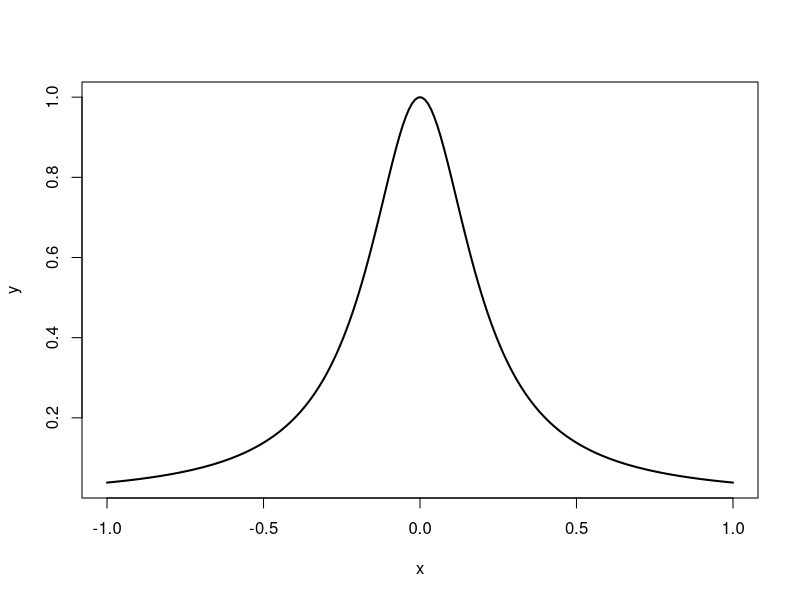
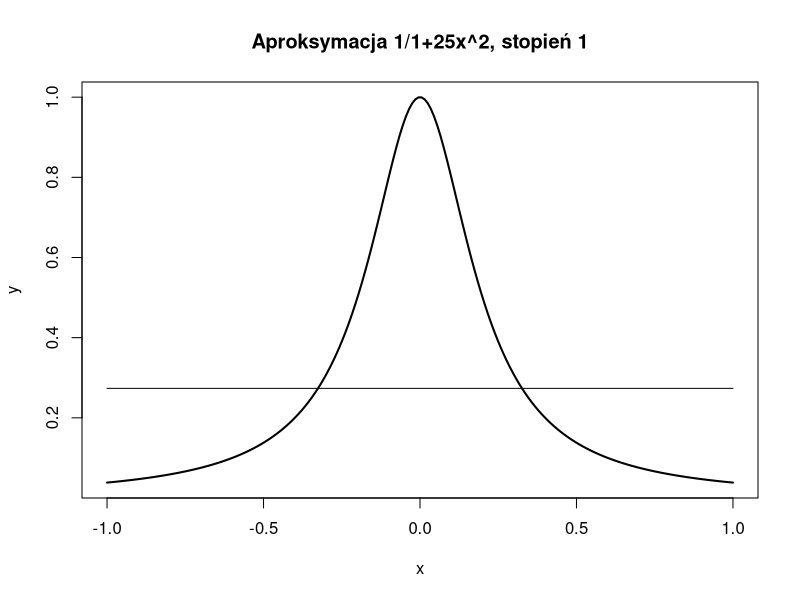
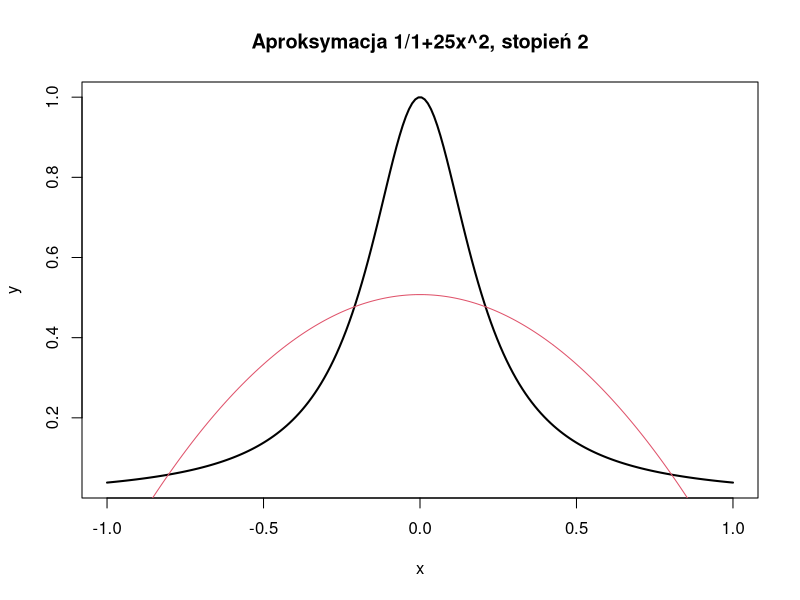
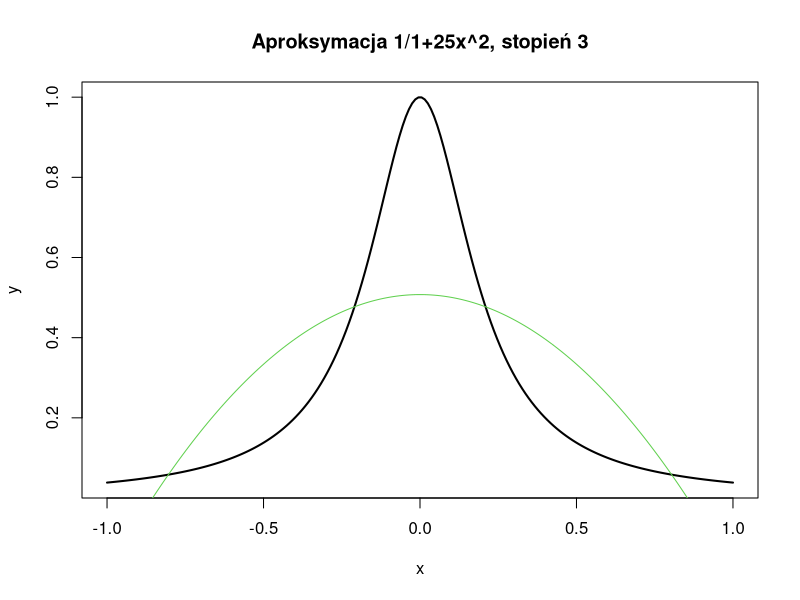
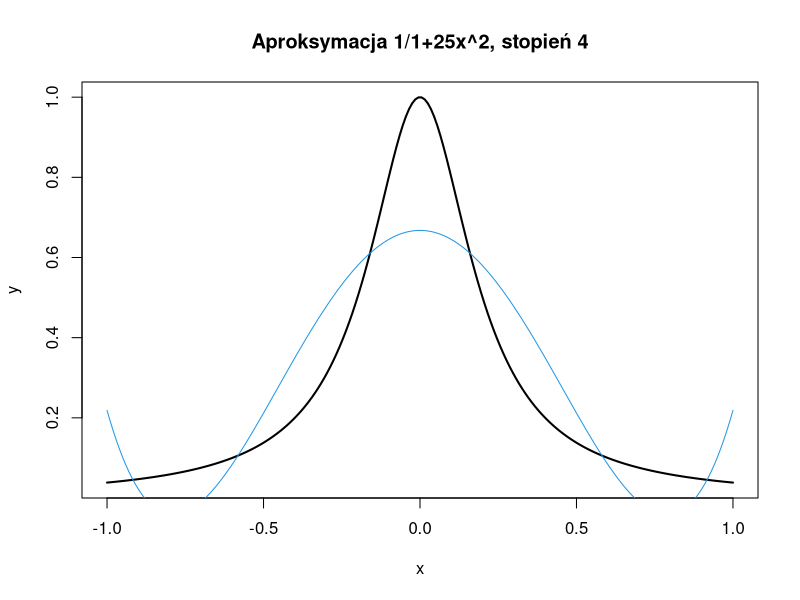
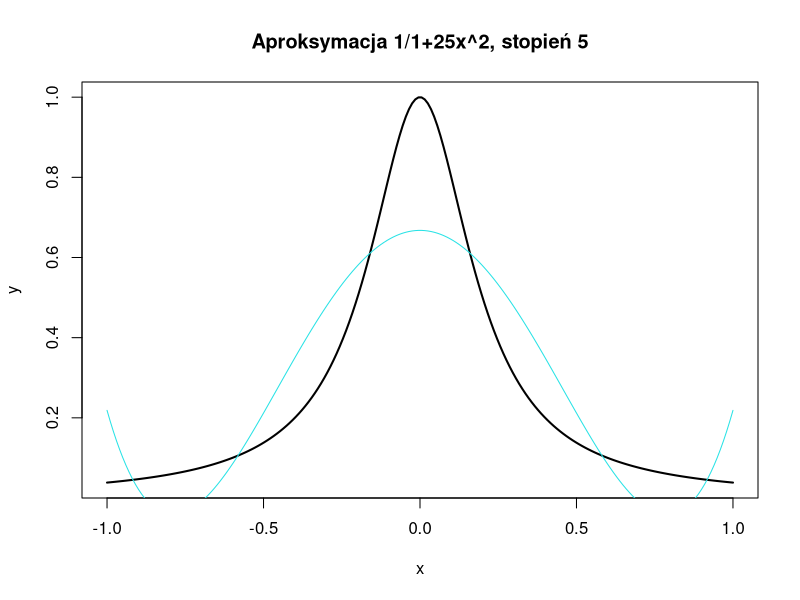
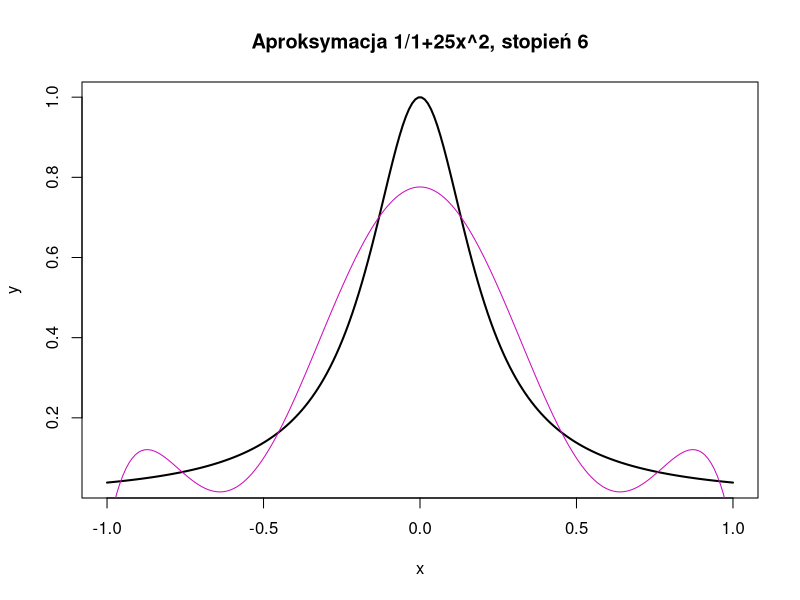
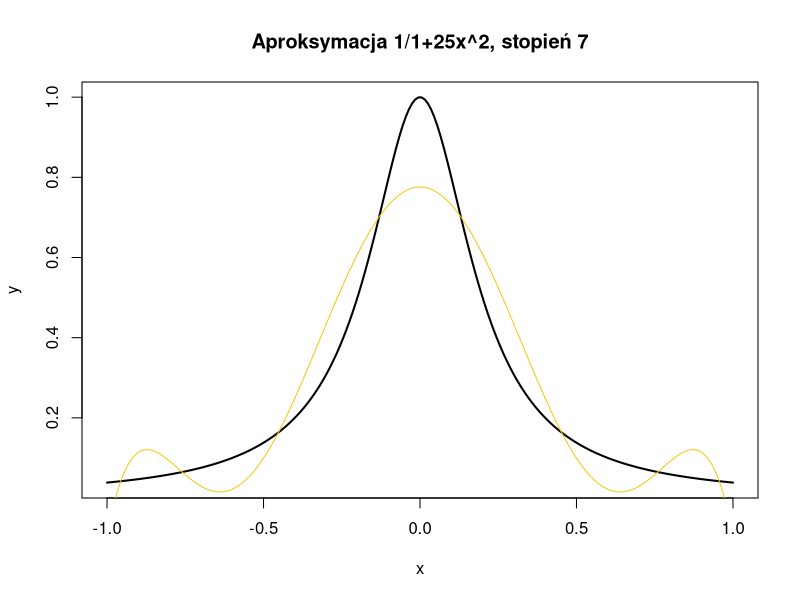

These figures' R source, in order:
pdf("zadanie2(2)_l3.pdf", width = 8, height = 6)
x <- seq(-1, 1, length.out = 200)
y <- 1/(1+25*x^2)

plot(x, y, type="l", lwd=2)

for (n in 1:20) {
  plot(x, y, type = "l", lwd = 2,
       main = paste("Aproksymacja 1/1+25x^2, stopień", n),
       xlab = "x", ylab = "y")
  fit <- lm(y ~ poly(x, n, raw=TRUE))
  lines(x, predict(fit), col=n)
}
dev.off()
